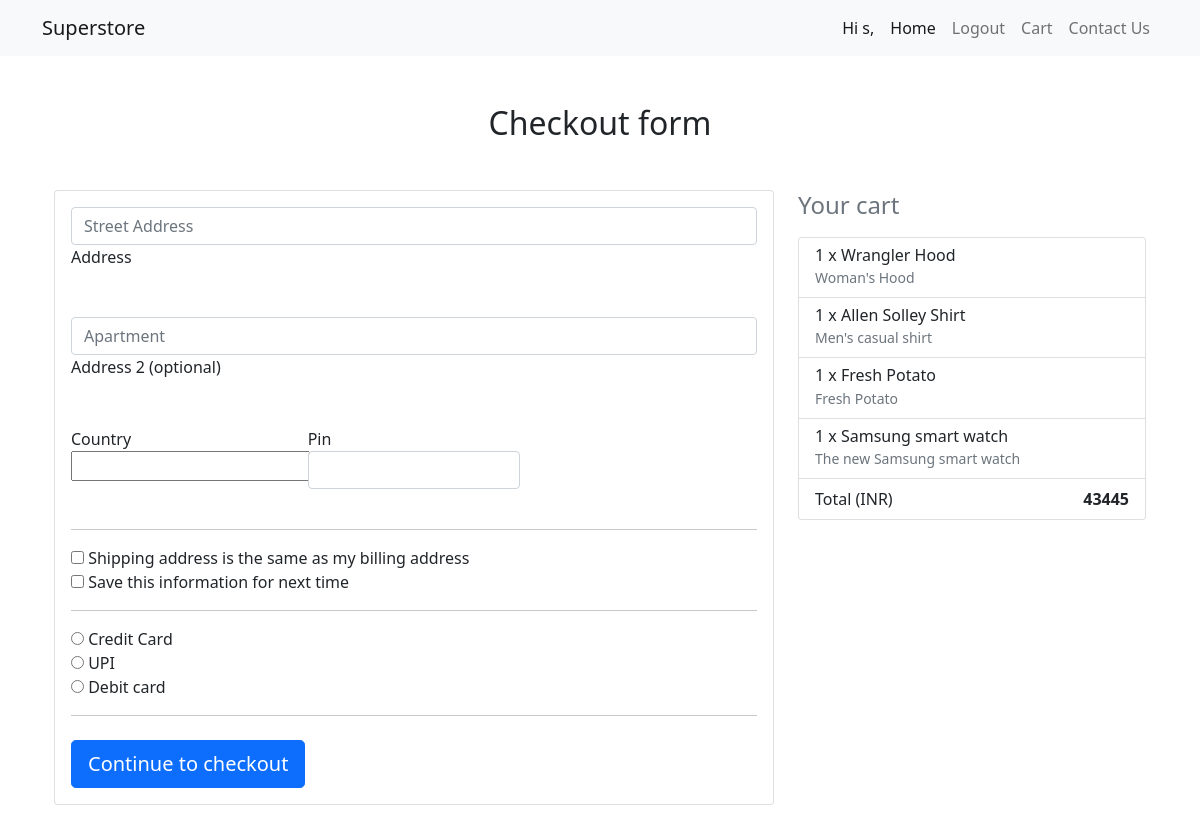
/checkout/ (signed in), run on the app's committed database.
### accounts/models.py (models this page shows, shortened)
class UserProfileInfo(AbstractBaseUser,PermissionsMixin):
    email = models.EmailField(max_length=255, unique=True)  #no records with same email
    name = models.CharField(max_length=255)
    is_activated = models.BooleanField(default=True)
    is_staff = models.BooleanField(default=False)
    objects = UserProfileManager()
    USERNAME_FIELD = 'email'
    REQUIRED_FIELDS = ['name']

class OrderItem(models.Model):
    user = models.ForeignKey(UserProfileInfo,
                             on_delete=models.CASCADE)
    ordered = models.BooleanField(default=False)
    product = models.ForeignKey(Product, on_delete=models.CASCADE)
    quantity = models.IntegerField(default=1)
    def get_total_item_price(self):
        return self.quantity * self.product.price

class Product(models.Model):
    name = models.CharField(max_length=255)
    description = models.CharField(max_length=255)
    image = models.ImageField(upload_to='products')
    price = models.IntegerField()

class Order(models.Model):
    userprofileinfo = models.ForeignKey(UserProfileInfo,related_name='orders',on_delete=models.DO_NOTHING,)
    products = models.ManyToManyField(OrderItem)
    ordered = models.BooleanField(default=False)
    def cal_total_amount(self):
        total = 0
        for order_item in self.products.all():
            total += order_item.get_total_item_price()
        return total

### accounts/views.py (the view, shortened to what this page needs)
# urls.py: path('checkout/', CheckoutView.as_view(), name='checkout'),
class CheckoutView(View):
    def get(self, *args, **kwargs):
        form = CheckoutForm()
        order = Order.objects.get(userprofileinfo=self.request.user, ordered=False)
        context = {
            'form': form,
            'order': order
        }
        return render(self.request, 'accounts/checkout.html', context)

### accounts/forms.py
class CheckoutForm(forms.Form):
    street_address = forms.CharField(widget=forms.TextInput(attrs={
        'class': 'form-control',
        'placeholder': 'Street Address'
    }))
    apartment_address = forms.CharField(required=False, widget=forms.TextInput(attrs={
        'class': 'form-control',
        'placeholder': 'Apartment'
    }))
    country = CountryField(blank_label='(select country)').formfield(widget=CountrySelectWidget(attrs={
        'class': 'custom-select d-block w-100'
    }))
    pin = forms.CharField(widget=forms.TextInput(attrs={
        'class': 'form-control'
    }))
    same_billing_address = forms.BooleanField(required=False)
    save_info = forms.BooleanField(required=False)
    payment_option = forms.ChoiceField(
        widget=forms.RadioSelect, choices=PAYMENT)

### templates/accounts/checkout.html (shortened to what this page needs)
{% extends 'accounts/base.html' %}
{% block content %}
<main >
    <div class="container wow fadeIn">
      <h2 class="my-5 h2 text-center">Checkout form</h2>
      <div class="row">
        <div class="col-md-8 mb-4">
          <div class="card">
            <form method="POST" class="card-body">
              <div class="md-form mb-5">
                {{ form.street_address }}
                <label for="address" class="">Address</label>
              </div>
              <div class="md-form mb-5">
                {{ form.apartment_address }}
                <label for="address-2" class="">Address 2 (optional)</label>
              </div>
              <div class="row">
                <div class="col-lg-4 col-md-12 mb-4">
                  <label for="country">Country</label>
                  {{ form.country }}
                </div>
                <div class="col-lg-4 col-md-6 mb-4">
                  <label for="pin">Pin</label>
                  {{ form.pin }}
                </div>
              </div>
              <hr>
              <div class="custom-control custom-checkbox">
                <input {% if form.same_billing_address.value %}checked{% endif %} type="checkbox" class="custom-control-input" name="same_billing_address" id="same-address">
                <label class="custom-control-label" for="same-address">Shipping address is the same as my billing address</label>
              </div>
              <div class="custom-control custom-checkbox">
                <input {% if form.save_info.value %}checked{% endif %} type="checkbox" class="custom-control-input" name="save_info" id="save-info">
                <label class="custom-control-label" for="save-info">Save this information for next time</label>
              </div>
              <hr>
              <div class="d-block my-3">
                {% for value, name in form.fields.payment_option.choices %}
                <div class="custom-control custom-radio">
                  <input id="{{ name }}" name="payment_option" value="{{ value }}" type="radio" class="custom-control-input" required>
                  <label class="custom-control-label" for="{{ name }}">{{ name }}</label>
                </div>
                {% endfor %}
              </div>
              <hr class="mb-4">
              <button class="btn btn-primary btn-lg btn-block" type="submit">Continue to checkout</button>
            </form>
          </div>
        </div>
        <div class="col-md-4 mb-4">
          <h4 class="d-flex justify-content-between align-items-center mb-3">
            <span class="text-muted">Your cart</span>
            <span class="badge badge-secondary badge-pill">{{ order.products.count }}</span>
          </h4>
          <ul class="list-group mb-3 z-depth-1">
            {% for order_item in order.products.all %}
            <li class="list-group-item d-flex justify-content-between lh-condensed">
              <div>
                <h6 class="my-0">{{ order_item.quantity }} x {{ order_item.product.name }}</h6>
                <small class="text-muted">{{ order_item.product.description }}</small>
              </div>
            </li>
            {% endfor %}
            <li class="list-group-item d-flex justify-content-between">
              <span>Total (INR)</span>
              <strong>{{ order.cal_total_amount }}</strong>
            </li>
          </ul>
        </div>
      </div>
    </div>
  </main>
{% endblock content %}

### templates/accounts/base.html (shortened to what this page needs)
<!doctype html>
{% load static %}
<html lang="en">
  <head>
    <link href="https://cdn.jsdelivr.net/npm/bootstrap@5.0.0-beta1/dist/css/bootstrap.min.css" rel="stylesheet">
	  <link rel="stylesheet" type="text/css" href="{% static 'css/main.css' %}">
  </head>
  <body>
	<nav class="navbar navbar-expand-lg navbar-light bg-light">
	  <div class="container">
		<a class="navbar-brand" href="#"><img src="">Superstore</a>
		<div class="collapse navbar-collapse" id="navbarNav">
		  <ul class="navbar-nav ms-auto">
			{% if user.is_authenticated %}
			<li class="nav-item">
			  <a class="nav-link active" aria-current="page" href="{% url 'accounts:dashboardView' %}">Hi {{user.name }},</a>
			</li>
			{% endif %}
			<li class="nav-item">
			  <a class="nav-link active" aria-current="page" href="{% url 'accounts:dashboardView' %}">Home</a>
			</li>
			{% if user.is_authenticated %}
			<li class="nav-item">
			  <a class="nav-link" href="{% url 'accounts:logout' %}">Logout </a>
			</li>
			<li class="nav-item">
			  <a class="nav-link" href="{% url 'accounts:cart-items' %}">Cart </a>
			</li>
			{% endif %}
			<li class="nav-item">
			  <a class="nav-link" href="{% url 'accounts:contact-us' %}">Contact Us</a>
			</li>
		  </ul>
		</div>
	  </div>
	</nav>
	<div class="container mycontent">
	{% block content %}
	{% endblock %}
	</div>
  </body>
</html>

### static/css/main.css (style rules this page uses)
html, body, header, .carousel { height: 60vh; }
.view,body,html { height:100% }
a { color:green; text-decoration: none; }

### data on the page
UserProfileInfo: name "s"
OrderItem: quantity "1", product.name "Wrangler Hood", product.description "Woman's Hood"
OrderItem: quantity "1", product.name "Allen Solley Shirt", product.description "Men's casual shirt"
OrderItem: quantity "1", product.name "Fresh Potato", product.description "Fresh Potato"
OrderItem: quantity "1", product.name "Samsung smart watch", product.description "The new Samsung smart watch"
Order: cal_total_amount "43445"

### other printed values
{{ name }} "Credit Card" "UPI" "Debit card"
